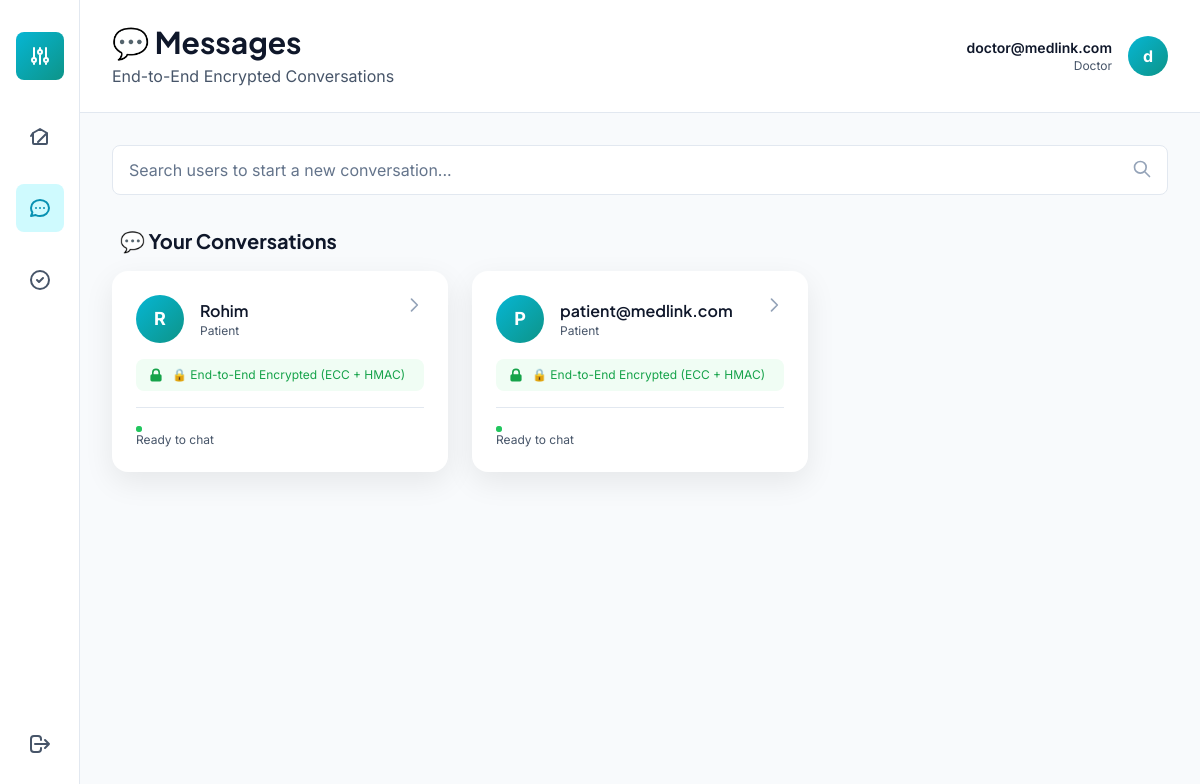
The page /chat-list (signed in) on the database as committed earlier.
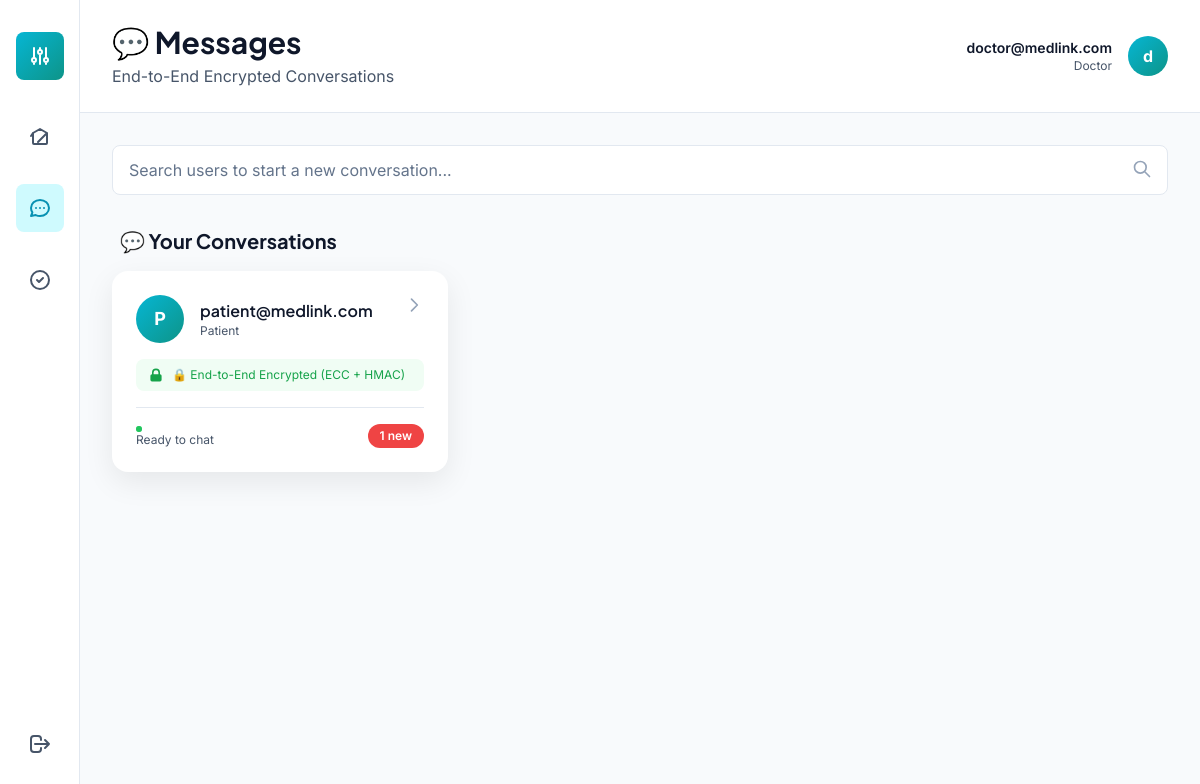
The same page on the database as committed later.
### models.py (models this page shows, shortened)
class User(db.Model):
    __tablename__ = 'users'
    id = db.Column(db.Integer, primary_key=True)
    username = db.Column(db.String(120), unique=True, nullable=False, index=True)
    role = db.Column(db.String(20), nullable=False)  # 'patient', 'doctor', 'specialist', 'admin'
    password_hash = db.Column(db.String(255), nullable=False)
    encrypted_email = db.Column(db.Text, nullable=True)  # RSA encrypted, only decrypted with private key
    rsa_public_key = db.Column(db.Text, nullable=True)  # JSON: {"e": int, "n": int}
    rsa_private_key = db.Column(db.Text, nullable=True)  # JSON: {"d": int, "n": int} - Stored securely
    ecc_public_key = db.Column(db.Text, nullable=True)  # JSON: {"x": int, "y": int}
    ecc_private_key = db.Column(db.Text, nullable=True)  # JSON: {"k": int} - Stored securely
    public_key = db.Column(db.Text, nullable=True)  # For encryption purposes
    encrypted_profile = db.Column(db.Text, nullable=True)  # Encrypted email/NID
    display_name = db.Column(db.String(120), nullable=True)
    phone = db.Column(db.Text, nullable=True)  # Encrypted
    date_of_birth = db.Column(db.String(20), nullable=True)
    address = db.Column(db.Text, nullable=True)  # Encrypted
    city = db.Column(db.String(100), nullable=True)
    country = db.Column(db.String(100), nullable=True)
    two_fa_enabled = db.Column(db.Boolean, default=False)
    two_fa_challenge = db.Column(db.String(10), nullable=True)
    two_fa_timestamp = db.Column(db.DateTime, nullable=True)
    encrypted_nid = db.Column(db.Text, nullable=True)
    encrypted_blood_group = db.Column(db.Text, nullable=True)
    nid_mac = db.Column(db.String(255), nullable=True)
    last_key_rotation = db.Column(db.DateTime, nullable=True)
    is_approved = db.Column(db.Boolean, default=False)  # False for new registrations
    approved_at = db.Column(db.DateTime, nullable=True)
    approved_by_admin_id = db.Column(db.Integer, db.ForeignKey('users.id'), nullable=True)
    created_at = db.Column(db.DateTime, default=datetime.now)
    updated_at = db.Column(db.DateTime, default=datetime.now, onupdate=datetime.now)
    sent_referrals = db.relationship('Referral', foreign_keys='Referral.sender_id', backref='sender', lazy=True)
    received_referrals = db.relationship('Referral', foreign_keys='Referral.receiver_id', backref='receiver', lazy=True)
    sent_messages = db.relationship('Message', foreign_keys='Message.sender_id', backref='sender_msg', lazy=True)
    received_messages = db.relationship('Message', foreign_keys='Message.receiver_id', backref='receiver_msg', lazy=True)

### app.py (the view)
@app.route('/chat-list')
def chat_list():
    if 'user_id' not in session:
        return redirect(url_for('login'))
    current_user_id = session.get('user_id')
    current_user = User.query.get(current_user_id)
    message_senders = db.session.query(User).join(
        Message, Message.sender_id == User.id
    ).filter(Message.receiver_id == current_user_id).distinct().order_by(Message.timestamp.desc()).all()
    seen_ids = set()
    active_users = []
    for user in message_senders:
        if user.id not in seen_ids:
            active_users.append(user)
            seen_ids.add(user.id)
    message_receivers = db.session.query(User).join(
        Message, Message.receiver_id == User.id
    ).filter(Message.sender_id == current_user_id).distinct().all()
    for user in message_receivers:
        if user.id not in seen_ids:
            active_users.append(user)
            seen_ids.add(user.id)
    all_users = User.query.filter(User.id != current_user_id).all()
    active_users_dict = []
    for u in active_users:
        unread_count = Message.query.filter(
            Message.sender_id == u.id,
            Message.receiver_id == current_user_id,
            Message.is_read == False
        ).count()
        active_users_dict.append({
            'id': u.id,
            'username': u.username,
            'role': u.role,
            'message_count': unread_count
        })
    all_users_dict = [{'id': u.id, 'username': u.username, 'role': u.role} for u in all_users]
    return render_template('chat_list.html',
                         active_users=active_users_dict,
                         all_users=all_users_dict,
                         user_name=current_user.username,
                         user_role=current_user.role)

### templates/chat_list.html (shortened to what the changed rows need)
{% extends "base.html" %}
{% block content %}
<div class="min-h-screen bg-slate-50" style="background-color: #F8FAFC;">
    <div class="flex h-screen bg-slate-50">
        <div class="flex-1 ml-20 overflow-auto">
            <div class="bg-white border-b border-slate-200 sticky top-0 z-30">
                <div class="px-8 py-6 flex justify-between items-center">
                    <div>
                        <h1 class="text-3xl font-bold text-slate-900" style="font-family: 'Plus Jakarta Sans', sans-serif;">
                            💬 Messages
                        </h1>
                    </div>
                </div>
            </div>
            <div class="px-8 py-8">
                {% if active_users %}
                <div class="mb-8">
                    <h2 class="text-xl font-bold text-slate-900 mb-4 px-2">💬 Your Conversations</h2>
                    <div class="grid grid-cols-1 md:grid-cols-2 lg:grid-cols-3 gap-6" id="activeConversations">
                        {% for user in active_users %}
                        <a href="{{ url_for('chat', user_id=user.id) }}" class="card-elevated bg-white rounded-2xl p-6 hover:shadow-lg transition cursor-pointer group">
                            <div class="flex items-start justify-between mb-4">
                                <div class="flex items-center space-x-4 flex-1">
                                    <div class="w-12 h-12 rounded-full bg-gradient-to-br from-cyan-500 to-teal-600 flex items-center justify-center text-white font-bold text-lg">
                                        {{ user.username[0].upper() }}
                                    </div>
                                    <div>
                                        <h3 class="font-semibold text-slate-900 group-hover:text-cyan-600 transition">{{ user.username }}</h3>
                                        <p class="text-xs text-slate-600">{{ user.role.capitalize() }}</p>
                                    </div>
                                </div>
                                <svg class="w-5 h-5 text-slate-400 group-hover:text-cyan-600 transition" fill="none" stroke="currentColor" viewBox="0 0 24 24">
                                    <path stroke-linecap="round" stroke-linejoin="round" stroke-width="2" d="M9 5l7 7-7 7"></path>
                                </svg>
                            </div>
                            <div class="flex items-center space-x-2 text-xs text-green-600 bg-green-50 rounded-lg px-3 py-2">
                                <svg class="w-4 h-4" fill="currentColor" viewBox="0 0 20 20">
                                    <path fill-rule="evenodd" d="M5 9V7a5 5 0 0110 0v2a2 2 0 012 2v5a2 2 0 01-2 2H5a2 2 0 01-2-2v-5a2 2 0 012-2zm8-2v2H7V7a3 3 0 016 0z" clip-rule="evenodd"></path>
                                </svg>
                                <span>🔒 End-to-End Encrypted (ECC + HMAC)</span>
                            </div>
                            <div class="mt-4 pt-4 border-t border-slate-200 flex items-center justify-between">
                                <p class="text-xs text-slate-600">
                                    <span class="relative flex h-1.5 w-1.5 mt-0.5 inline-block mr-2">
                                        <span class="relative inline-flex rounded-full h-1.5 w-1.5 bg-green-500"></span>
                                    </span>
                                    Ready to chat
                                </p>
                                {% if user.message_count > 0 %}
                                <span class="inline-flex items-center px-3 py-1 rounded-full text-xs font-semibold text-white bg-red-500 animate-pulse">
                                    {% if user.message_count == 1 %}
                                        {{ user.message_count }} new
                                    {% else %}
                                        {{ user.message_count }} new
                                    {% endif %}
                                </span>
                                {% endif %}
                            </div>
                        </a>
                        {% endfor %}
                    </div>
                </div>
                {% endif %}
            </div>
        </div>
    </div>
</div>
{% endblock %}

Rows that differ between the two databases and show on the page:
no longer on this page (row edited): User: username "R", username "Rohim", role "Patient"
changed User "patient@medlink.com": message_count (not shown) → "1"
